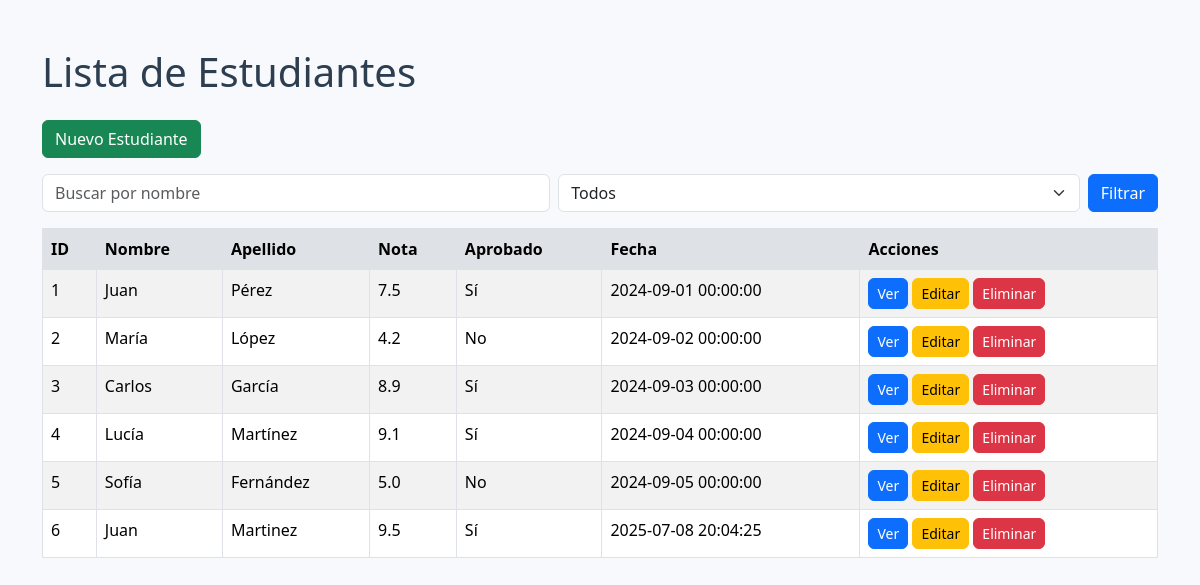
/alumnos, run on the app's committed database.
### tables this page shows
CREATE TABLE alumnos (
    id INTEGER PRIMARY KEY AUTOINCREMENT,
    nombre TEXT NOT NULL,
    apellido TEXT NOT NULL,
    aprobado BOOLEAN NOT NULL,
    nota REAL NOT NULL,
    fecha TIMESTAMP NOT NULL
);

### main.py (the view)
@app.route("/alumnos")
def listar_alumnos():
    buscar = request.args.get("buscar", "").lower()
    filtro = request.args.get("filtro", "")
    alumnos = obtener_todos()
    if buscar:
        alumnos = [a for a in alumnos if buscar in a['nombre'].lower()]
    if filtro == "aprobado":
        alumnos = [a for a in alumnos if a['aprobado']]
    elif filtro == "reprobado":
        alumnos = [a for a in alumnos if not a['aprobado']]
    return render_template("alumno/lista.html", alumnos=alumnos)

### alumno.py (called while the page is built)
def obtener_todos():
    conn = get_db_connection()
    alumnos = conn.execute('SELECT * FROM alumnos').fetchall()
    conn.close()
    return alumnos

### database.py (called while the page is built)
def get_db_connection():
    conn = sqlite3.connect('alumnos.db')
    conn.row_factory = sqlite3.Row
    return conn

### templates/alumno/lista.html (shortened to what this page needs)
{% extends 'base.html' %}
{% block content %}
<h1 class="mb-4">Lista de Estudiantes</h1>
<a href="{{ url_for('crear') }}" class="btn btn-success mb-3">Nuevo Estudiante</a>
<form method="GET" class="mb-3 d-flex gap-2">
    <input type="text" name="buscar" placeholder="Buscar por nombre" class="form-control" value="{{ request.args.get('buscar', '') }}">
    <select name="filtro" class="form-select">
        <option value="">Todos</option>
    </select>
    <button type="submit" class="btn btn-primary">Filtrar</button>
</form>
<table class="table table-bordered table-striped">
    <thead>
        <tr>
            <th>ID</th>
            <th>Nombre</th>
            <th>Apellido</th>
            <th>Nota</th>
            <th>Aprobado</th>
            <th>Fecha</th>
            <th>Acciones</th>
        </tr>
    </thead>
    <tbody>
        {% for alumno in alumnos %}
        <tr>
            <td>{{ alumno['id'] }}</td>
            <td>{{ alumno['nombre'] }}</td>
            <td>{{ alumno['apellido'] }}</td>
            <td>{{ alumno['nota'] }}</td>
            <td>{{ 'Sí' if alumno['aprobado'] else 'No' }}</td>
            <td>{{ alumno['fecha'] }}</td>
            <td>
                <a href="{{ url_for('ver_alumno', alumno_id=alumno['id']) }}" class="btn btn-primary btn-sm">Ver</a>
                <a href="{{ url_for('editar', alumno_id=alumno['id']) }}" class="btn btn-warning btn-sm">Editar</a>
                <form action="{{ url_for('eliminar', alumno_id=alumno['id']) }}" method="post" style="display:inline-block;">
                    <button type="submit" class="btn btn-danger btn-sm" onclick="return confirm('¿Estás seguro de eliminar este alumno?')">Eliminar</button>
                </form>
            </td>
        </tr>
        {% endfor %}
    </tbody>
</table>
{% endblock %}

### templates/base.html (shortened to what this page needs)
<!DOCTYPE html>
<html lang="es">
<head>
    <link href="https://cdn.jsdelivr.net/npm/bootstrap@5.3.3/dist/css/bootstrap.min.css" rel="stylesheet">
    <link rel="stylesheet" href="{{ url_for('static', filename='css/style.css') }}">
</head>
<body class="container my-5">
    {% block content %}{% endblock %}
</body>
</html>

### static/css/style.css (style rules this page uses)
body { background-color: #f7f9fc; font-family: 'Segoe UI', Tahoma, Geneva, Verdana, sans-serif; }
h1, h2, h3 { color: #2c3e50; }
.table th { background-color: #dee2e6; }
.btn { border-radius: 6px; }

### data on the page
alumnos: id "1", nombre "Juan", apellido "Pérez", nota "7.5", aprobado "Sí", fecha "2024-09-01 00:00:00"
alumnos: id "2", nombre "María", apellido "López", nota "4.2", aprobado "No", fecha "2024-09-02 00:00:00"
alumnos: id "3", nombre "Carlos", apellido "García", nota "8.9", aprobado "Sí", fecha "2024-09-03 00:00:00"
alumnos: id "4", nombre "Lucía", apellido "Martínez", nota "9.1", aprobado "Sí", fecha "2024-09-04 00:00:00"
alumnos: id "5", nombre "Sofía", apellido "Fernández", nota "5.0", aprobado "No", fecha "2024-09-05 00:00:00"
alumnos: id "6", nombre "Juan", apellido "Martinez", nota "9.5", aprobado "Sí", fecha "2025-07-08 20:04:25"
